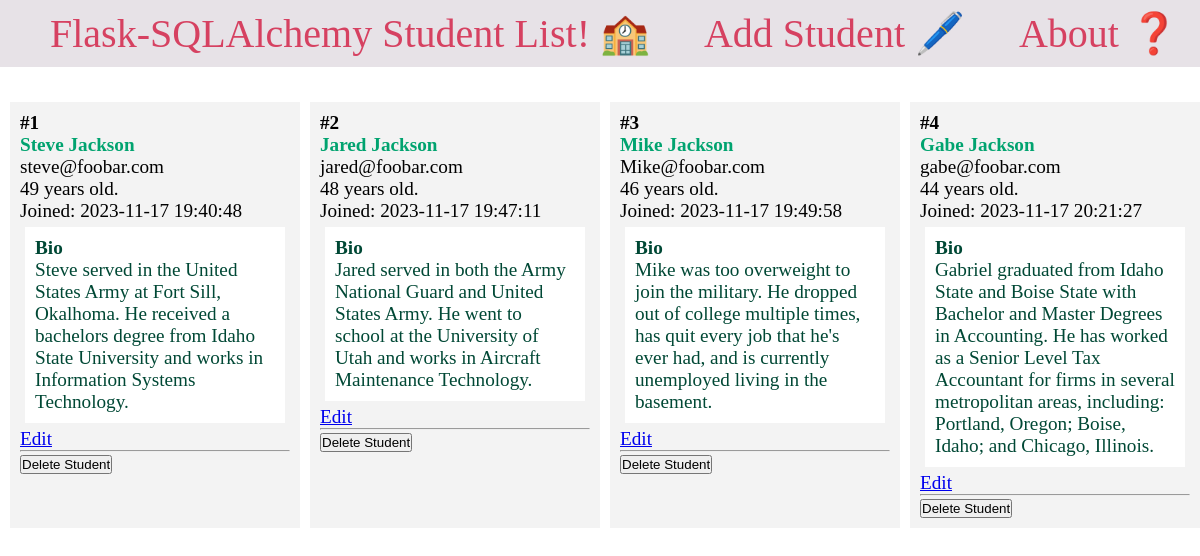
The page / on the database its author committed.
### app.py (models this page shows, shortened)
class Student(db.Model):
    id = db.Column(db.Integer, primary_key=True)
    firstname = db.Column(db.String(100), nullable=False)
    lastname = db.Column(db.String(100), nullable=False)
    email = db.Column(db.String(80), unique=True, nullable=False)
    age = db.Column(db.Integer)
    created_at = db.Column(db.DateTime(timezone=True), server_default=db.func.current_timestamp())
    bio = db.Column(db.Text)

### app.py (the view)
@app.route('/')
def index():
    students = Student.query.all()
    return render_template('index.html', students=students)

### templates/index.html (shortened to what this page needs)
<!DOCTYPE html>
<html lang="en">
<head>
    <link href="../static/css/style.css" type="text/css" rel="stylesheet">
</head>
<body>
    <nav>
        <a href="{{ url_for('index') }}">Flask-SQLAlchemy Student List! 🏫</a>
        <a href="{{ url_for('create') }}">Add Student 🖊️</a>
        <a href="{{ url_for('about') }}">About ❓</a>
    </nav>
    <main>
        <section class="content">
            {% for student in students %}
            <div class="student">
                <p><strong>#{{ student.id }}</strong></p>
                <strong><p class="name">
                        <a href="{{ url_for('student', student_id=student.id)}}">
                            {{ student.firstname }} {{ student.lastname }}</a></p>
                </strong>
                <p>{{ student.email }}</p>
                <p>{{ student.age }} years old.</p>
                <p>Joined: {{ student.created_at }}</p>
                <div class="bio">
                    <h4>Bio</h4>
                    <p>{{ student.bio }}</p>
                </div>
                <a href="{{ url_for('edit', student_id=student.id) }}">Edit</a>
                <hr>
                <form method="POST" action="{{ url_for('delete', student_id=student.id) }}">
                    <input type="submit" value="Delete Student"
                        onclick="return confirm('Are you sure you want to delete this entry?')">
                </form>
            </div>
            {% endfor %}
        </section>
    </main>
</body>
</html>

### static/css/style.css (style rules this page uses)
* { margin: 0; padding: 0; box-sizing: border-box; }
main { margin-top: 30px; }
.content { font-size: 1.2em; font-weight: 500; margin: 5px; width: 100%; display: flex; flex-direction: row; flex-wrap: wrap; }
.student { flex: 20%; padding: 10px; margin: 5px; background-color: #f3f3f3; inline-size: 100%; }
.bio { padding: 10px; margin: 5px; background-color: #ffffff; color: #004835; }
.name a { color: #00a36f; text-decoration: none; }
nav { background-color: rgb(231, 226, 231); padding-top: 10px; padding-bottom: 10px; }
nav a { color: #d64161; font-size: 2.5em; margin-left: 50px; text-decoration: none; }

### rows shown on the page
Student: id "1", firstname "Steve", lastname "Jackson", email "steve@foobar.com", age "49", created_at "2023-11-17 19:40:48", bio "Steve served in the United States Army at Fort Sill, Okalhoma. He received a bachelors degree from Idaho State University and works in Information Systems Technology."
Student: id "2", firstname "Jared", lastname "Jackson", email "jared@foobar.com", age "48", created_at "2023-11-17 19:47:11", bio "Jared served in both the Army National Guard and United States Army. He went to school at the University of Utah and works in Aircraft Maintenance Technology."
Student: id "3", firstname "Mike", lastname "Jackson", email "Mike@foobar.com", age "46", created_at "2023-11-17 19:49:58", bio "Mike was too overweight to join the military. He dropped out of college multiple times, has quit every job that he's ever had, and is currently unemployed living in the basement."
Student: id "4", firstname "Gabe", lastname "Jackson", email "gabe@foobar.com", age "44", created_at "2023-11-17 20:21:27", bio "Gabriel graduated from Idaho State and Boise State with Bachelor and Master Degrees in Accounting. He has worked as a Senior Level Tax Accountant for firms in several metropolitan areas, including: Portland, Oregon; Boise, Idaho; and Chicago, Illinois."
